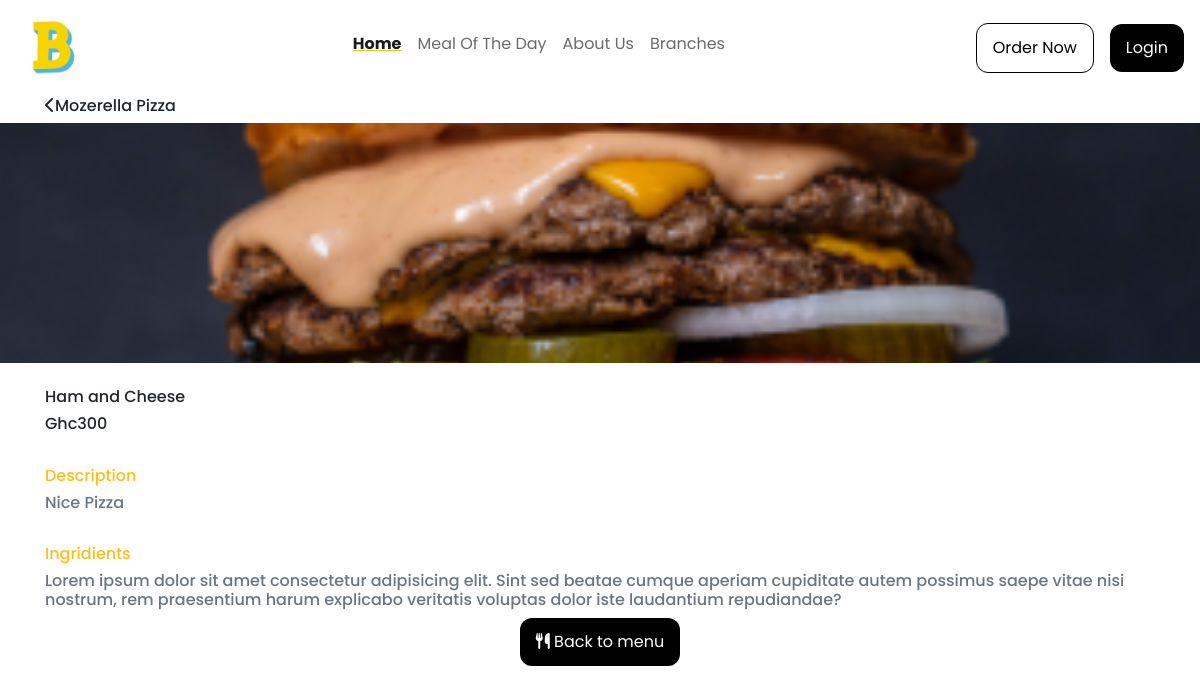
Before: /description/11 with the older database file.
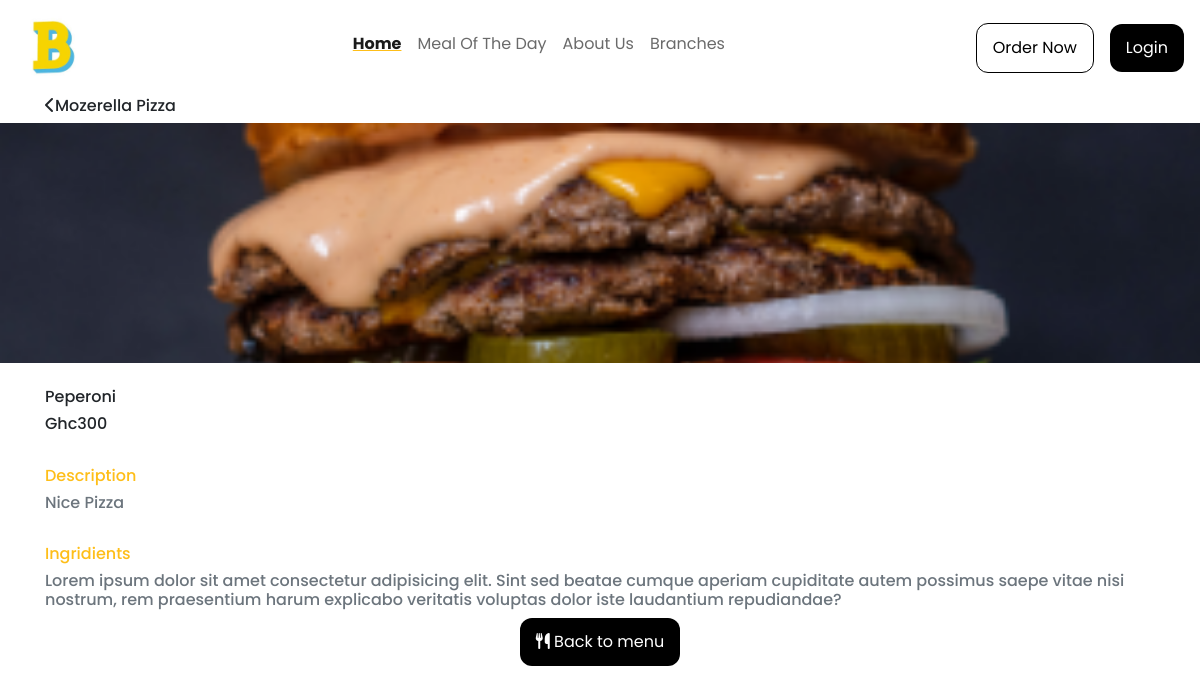
After: the same page with the newer database file.
### models.py (models this page shows, shortened)
class Item(db.Model):
    id = db.Column(db.Integer, primary_key=True)
    name = db.Column(db.String, nullable=False)
    price = db.Column(db.String, nullable=False)
    description = db.Column(db.String, nullable=False)
    category = db.Column(db.String, nullable=False)
    image_file = db.Column(db.String(200), default='default.png')
    status = db.Column(db.Boolean, default=True)

### app.py (the view)
@app.route('/description/<int:id>')
def description(id):
    item = Item.query.filter_by(id=id).first()
    return render_template('description.html', item=item)

### templates/description.html (shortened to what this page needs)
{% extends "base.html" %}
{% block body %}
<div class="container">
    <h6><i class="fas fa-chevron-left"></i>Mozerella Pizza</h6>
</div>
<div">
    <img src="../static/img/burger.jpg" width="100%" style="object-fit: cover; height: 30vh;" alt="">
<div class="container">
    <br>
    <h6>{{item.name}}</h6>
    <h6>Ghc{{item.price}}</h6>
    <br>
    <h6 class="support" style="color: #FEBE19;">Description</h6>
    <h6 class="text-muted">{{item.description}}</h6>
    <br>
    <h6 class="support" style="color: #FEBE19;">Ingridients</h6>
    <h6 class="text-muted">Lorem ipsum dolor sit amet consectetur adipisicing elit. Sint sed beatae cumque aperiam cupiditate autem possimus saepe vitae nisi nostrum, rem praesentium harum explicabo veritatis voluptas dolor iste laudantium repudiandae?</h6>
    <div style="text-align: center; ">
        <button class="button-solid-black" style="margin:auto;"><i class="fas fa-utensils"></i> Back to menu</button>
    </div>
    <div class="whitespace"></div>
</div>
{% endblock %}

### templates/base.html (shortened to what this page needs)
<!doctype html>
<html lang="en">
  <head>
    <link href="https://unpkg.com/aos@2.3.1/dist/aos.css" rel="stylesheet">
    <link rel="stylesheet" href="https://stackpath.bootstrapcdn.com/bootstrap/4.3.1/css/bootstrap.min.css">
    <link rel="stylesheet" href="{{ url_for('static', filename='css/style.css') }}">
  </head>
  <body>
    <nav class="navbar navbar-expand-lg navbar-light bg-transparent">
        <a class="navbar-brand" href="{{url_for('index')}}"><img width="70" height="70" src="../static/img/logo.jpg"></a>
        <div class="collapse navbar-collapse" id="navbarSupportedContent">
          <ul class="navbar-nav mr-auto" style="margin-right: auto; margin-left: auto;">
            <li class="nav-item active">
              <a class="nav-link" href="{{url_for("index")}}"><h6 class="nav-item-active">Home</h6><span class="sr-only">(current)</span></a>
            </li>
            <li class="nav-item">
              <a class="nav-link" href="#mealoftheday"><h6 class="nav-item">Meal Of The Day</h6></a>
            </li>
            <li class="nav-item">
              <a class="nav-link" href="#about"><h6 class="nav-item">About Us</h6></a>
            </li>
            <li class="nav-item">
              <a class="nav-link" href="#branches"><h6 class="nav-item">Branches</h6></a>
            </li>
          </ul>
            {% if current_user %}
            <a href="{{url_for('maps')}}">
              <button class="button-regular-black my-2 my-sm-0 mr-3">Order Now</button>
            </a>
            <a href="{{url_for('account')}}">
              <button class="button-solid-black my-2 my-sm-0">Login</button>
            </a>
            {% else %}
            <a href="{{url_for('login')}}">
            <button class="btn btn-outline-success my-2 my-sm-0">Login</button>
            </a>
            {% endif %}
        </div>
      </nav>
    {% block body %}
    {% endblock %}
  </body>
</html>

### static/css/style.css (style rules this page uses)
html { scroll-behavior: smooth; }
body { font-family: 'Poppins','sans-serif'; }
.nav-item-active { color: #1a1a1a; font-weight: 700; text-decoration: underline; text-decoration-color: #FEBE19; }
.nav-item { color: #1a1a1aa6; font-weight: 400; }
.button-solid-black { background-color: black; color: white; padding: 12px 16px; border: none; border-radius: 12px; font-family: 'Poppins', 'sans-serif'; }
.button-regular-black { background-color: transparent; color: black; padding: 12px 16px; border: 1px solid black; border-radius: 12px; }
.whitespace { height: 100px; width: 100px; background-color: transparent; }

Changed rows visible on the page:
changed Item "Nice Pizza": name "Ham and Cheese" → "Peperoni"
